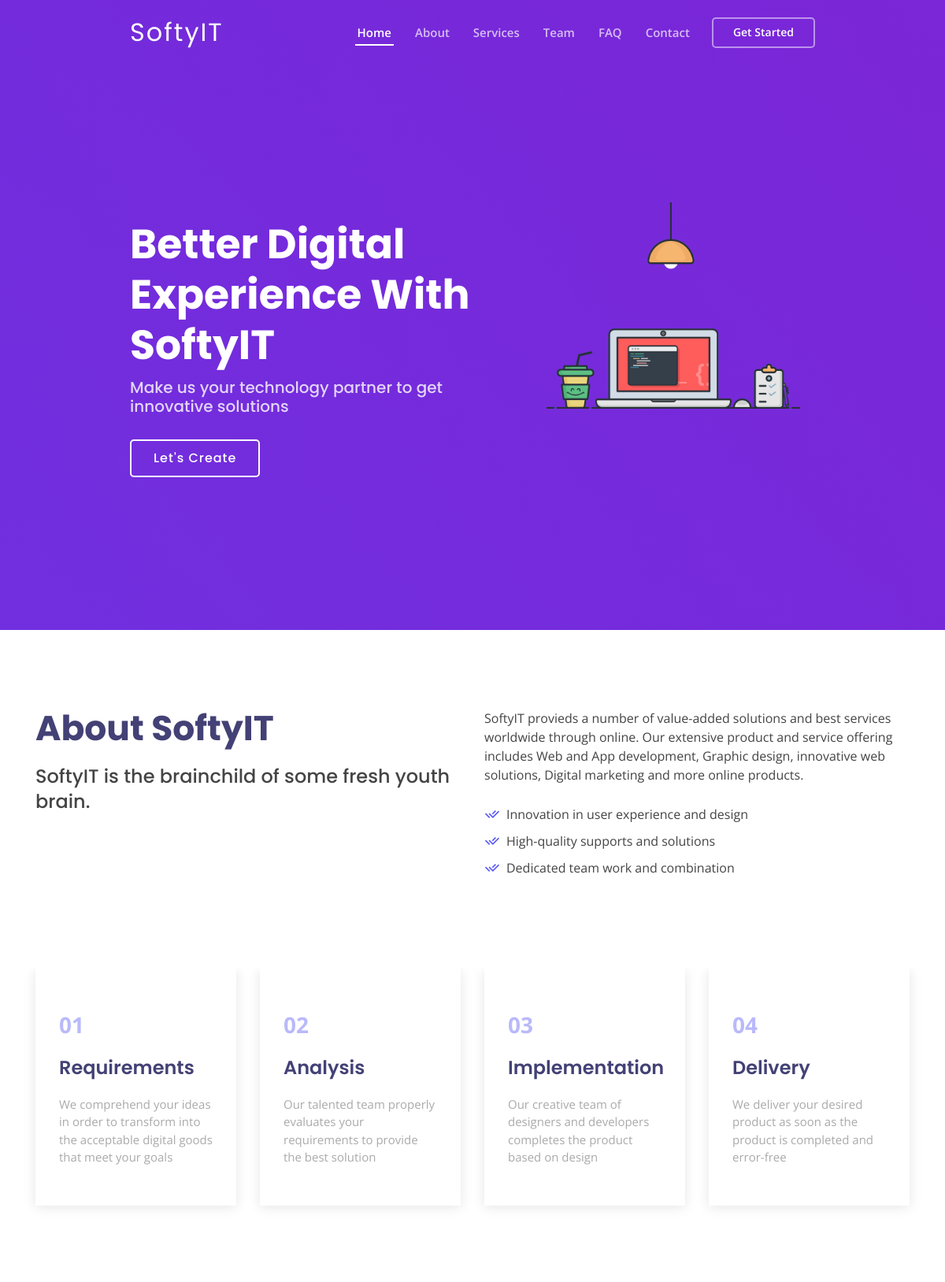
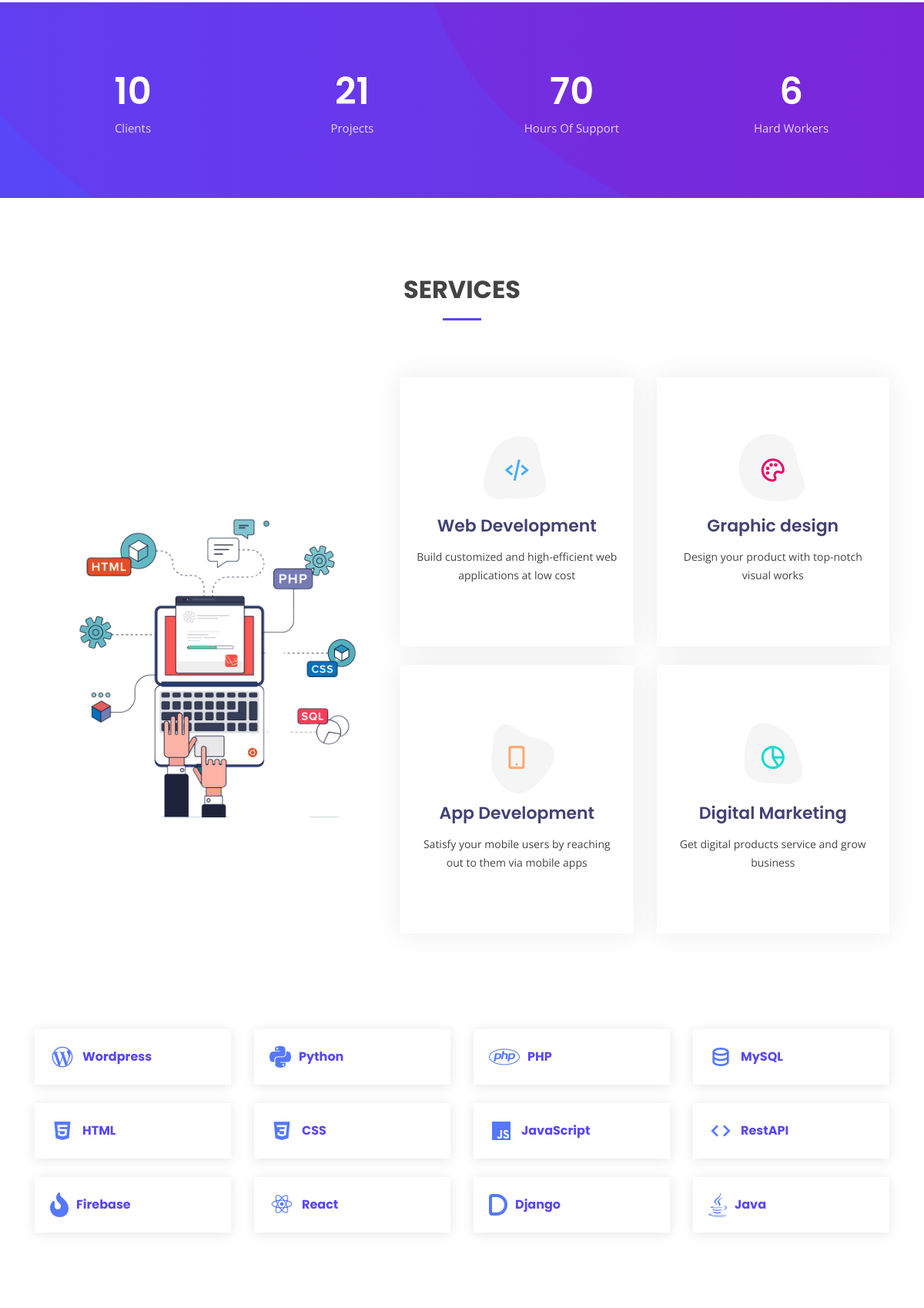
The page / (upper part) on the database its author committed (2 pictures, top to bottom).
### homeApp/models.py (models this page shows, shortened)
class ShowService(models.Model):
    service_name = models.CharField(max_length=100)
    service_desc = models.CharField(max_length=200)
    service_icon = models.CharField(max_length=100)
    service_box_svg = models.CharField(max_length=5000)
    service_iconbox_color = models.CharField(max_length=100)

### homeApp/views.py (the view)
# urls.py: path('', views.index, name='index'),
def index(request):
    dict={
        'title':'SoftyIt',
        'hero_head':'Better Digital Experience With SoftyIT',
        'hero_desc':'Make us your technology partner to get innovative solutions',
        'count_client':10,
        'count_project':21,
        'count_hour':70,
        'count_worker':6,
    }
    services = ShowService.objects.all()
    stacks = ServiceStack.objects.all()
    l1 = stacks[0].service_stacks.split(',')
    l2 = stacks[0].service_stacks_icons.split(',')
    templ = stacks[0].service_stacks_icons_color.split(',')
    l3 = []
    for i in templ:
        l3.append('style=color:'+i+';')
    stk = zip(l1, l2, l3)
    dict.update({'services':services,'stacks':stk, })
    team = TeamMember.objects.all()
    dict.update({'team':team})
    if request.method == 'POST':
        form = forms.SubscriptionForm(request.POST)
        if form.is_valid():
            form.save()
            dict.update({'success_sub':'Subscribed Successfully!'})
    return render(request, 'homeApp/index.html', context=dict)

### templates/homeApp/index.html (shortened to what this page needs)
{% extends 'base.html' %}
{% load static %}
{% block body %}
  <section id="hero" class="d-flex align-items-center">
    <div class="container-fluid" data-aos="fade-up">
      <div class="row justify-content-center">
        <div class="col-xl-5 col-lg-6 pt-3 pt-lg-0 order-2 order-lg-1 d-flex flex-column justify-content-center">
          <h1>{{hero_head}}</h1>
          <h2>{{hero_desc}}</h2>
          <div><a href="{% url 'homeApp:contact' %}" class="btn-get-started scrollto">Let's Create</a></div>
        </div>
        <div class="col-xl-4 col-lg-6 order-1 order-lg-2 hero-img" data-aos="zoom-in" data-aos-delay="150">
          <img src="{% static 'img/imghero.png' %}" class="img-fluid animated" alt="SoftyIT">
        </div>
      </div>
    </div>
  </section>
  <main id="main">
    <section id="about" class="about ">
      <div class="container">
        <div class="row content">
          <div class="col-lg-6">
            <h2>About SoftyIT</h2>
            <h3>SoftyIT is the brainchild of some fresh youth brain.</h3>
          </div>
          <div class="col-lg-6 pt-4 pt-lg-0">
            <p>
              SoftyIT provieds a number of value-added solutions and best services worldwide through online. Our extensive product and service offering includes Web and App development, Graphic design, innovative web solutions, Digital marketing and more online products.
            </p>
            <ul>
              <li><i class="ri-check-double-line"></i> Innovation in user experience and design</li>
              <li><i class="ri-check-double-line"></i> High-quality supports and solutions</li>
              <li><i class="ri-check-double-line"></i> Dedicated team work and combination</li>
            </ul>
          </div>
        </div>
      </div>
    </section>
    <section id="why-us" class="why-us">
      <div class="container">
        <div class="row">
          <div class="col-lg-3 mt-4 mt-lg-0">
            <div class="box">
              <span>01</span>
              <h4>Requirements</h4>
              <p>We comprehend your ideas in order to transform into the acceptable digital goods that meet your goals</p>
            </div>
          </div>
          <div class="col-lg-3 mt-4 mt-lg-0">
            <div class="box">
              <span>02</span>
              <h4>Analysis</h4>
              <p>Our talented team properly evaluates your requirements to provide the best solution</p>
            </div>
          </div>
          <div class="col-lg-3 mt-4 mt-lg-0">
            <div class="box">
              <span>03</span>
              <h4>Implementation</h4>
              <p>Our creative team of designers and developers completes the product based on design</p>
            </div>
          </div>
          <div class="col-lg-3 mt-4 mt-lg-0">
            <div class="box">
              <span>04</span>
              <h4>Delivery</h4>
              <p>We deliver your desired product as soon as the product is completed and error-free</p>
            </div>
          </div>
        </div>
      </div>
    </section>
    <section id="counts" class="counts">
      <div class="container">
        <div class="row counters">
          <div class="col-lg-3 col-6 text-center">
            <span data-toggle="counter-up">{{count_client}}</span>
            <p>Clients</p>
          </div>
          <div class="col-lg-3 col-6 text-center">
            <span data-toggle="counter-up">{{count_project}}</span>
            <p>Projects</p>
          </div>
          <div class="col-lg-3 col-6 text-center">
            <span data-toggle="counter-up">{{count_hour}}</span>
            <p>Hours Of Support</p>
          </div>
          <div class="col-lg-3 col-6 text-center">
            <span data-toggle="counter-up">{{count_worker}}</span>
            <p>Hard Workers</p>
          </div>
        </div>
      </div>
    </section>
    <section id="services" class="services">
      <div class="container">
        <div class="section-title">
          <h2>Services</h2>
        </div>
        <div class="row">
          <div class="content col-xl-5 d-flex flex-column justify-content-center">
            <img src="{% static 'img/service_img.png' %}" class="img-fluid" alt="">
          </div>
          <div class="col-xl-7">
            <div class="icon-boxes d-flex flex-column justify-content-center">
              <div class="row">
                {% for service in services %}
                <div class="col-lg-6 d-flex align-items-stretch mt-4" data-aos="zoom-in" data-aos-delay="300">
                  <div class="icon-box iconbox-{{service.service_iconbox_color}}">
                    <div class="icon">
                      <svg width="100" height="100" viewBox="0 0 600 600" xmlns="http://www.w3.org/2000/svg">
                        <path stroke="none" stroke-width="0" fill="#f5f5f5"
                          d="{{service.service_box_svg}}">
                        </path>
                      </svg>
                      <i class="bx bx-{{service.service_icon}}"></i>
                    </div>
                    <h4><a href="">{{service.service_name}}</a></h4>
                    <p>{{service.service_desc}}</p>
                  </div>
                </div>
                {% endfor %}
              </div>
            </div>
          </div>
        </div>
      </div>
    </section>
    <section id="features" class="features">
      <div class="container">
        <div class="row">
          {% for name, icon, color in stacks %}
          <div class="col-lg-3 col-md-4 mt-4">
            <div class="icon-box">
              <i class="{{icon}}" {{color}}></i>
              <h3><a href="#">{{name}}</a></h3>
            </div>
          </div>
          {% endfor %}
        </div>
      </div>
    </section>
  </main>
{% endblock %}

### templates/base.html (shortened to what this page needs)
{% load static %}
<!DOCTYPE html>
<html lang="en">
<head>
    <link href="{% static 'vendor/bootstrap/css/bootstrap.min.css' %}" rel="stylesheet">
    <link href="{% static 'vendor/icofont/icofont.min.css' %}" rel="stylesheet">
    <link href="{% static 'vendor/remixicon/remixicon.css' %}" rel="stylesheet">
    <link href="{% static 'vendor/boxicons/css/boxicons.min.css' %}" rel="stylesheet">
    <link href="{% static 'vendor/owl.carousel/assets/owl.carousel.min.css' %}" rel="stylesheet">
    <link href="{% static 'vendor/venobox/venobox.css' %}" rel="stylesheet">
    <link href="{% static 'vendor/aos/aos.css' %}" rel="stylesheet">
    <link href="{% static 'css/style.css' %}" rel="stylesheet">
</head>
<body>
    <header id="header" class="fixed-top ">
        <div class="container-fluid">
            <div class="row justify-content-center">
                <div class="col-xl-9 d-flex align-items-center">
                    <h1 class="logo mr-auto"><a href="{% url 'homeApp:index' %}">SoftyIT</a></h1>
                    <nav class="nav-menu d-none d-lg-block">
                        <ul>
                            <li class="active"><a href="#hero">Home</a></li>
                            <li><a href="#about">About</a></li>
                            <li><a href="#services">Services</a></li>
                            <li><a href="#team">Team</a></li>
                            <li><a href="#faq">FAQ</a></li>
                            <li><a href="#contact">Contact</a></li>
                        </ul>
                    </nav>
                    <a href="{% url 'homeApp:contact' %}" class="get-started-btn scrollto">Get Started</a>
                </div>
            </div>
        </div>
    </header>
    {% block body %}
    {% endblock %}
</body>
</html>

### rows shown on the page
ShowService: service_name "Web Development", service_desc "Build customized and high-efficient web applications at low cost"
ShowService: service_name "Graphic design", service_desc "Design your product with top-notch visual works"
ShowService: service_name "App Development", service_desc "Satisfy your mobile users by reaching out to them via mobile apps"
ShowService: service_name "Digital Marketing", service_desc "Get digital products service and grow business"

### other values the page prints
{{ hero_head }} "Better Digital Experience With SoftyIT"
{{ hero_desc }} "Make us your technology partner to get innovative solutions"
{{ count_client }} "10"
{{ count_project }} "21"
{{ count_hour }} "70"
{{ count_worker }} "6"
{{ name }} "Wordpress" "Python" "PHP" "MySQL" "HTML" "CSS" "JavaScript" "RestAPI" "Firebase" "React" "Django" "Java"
